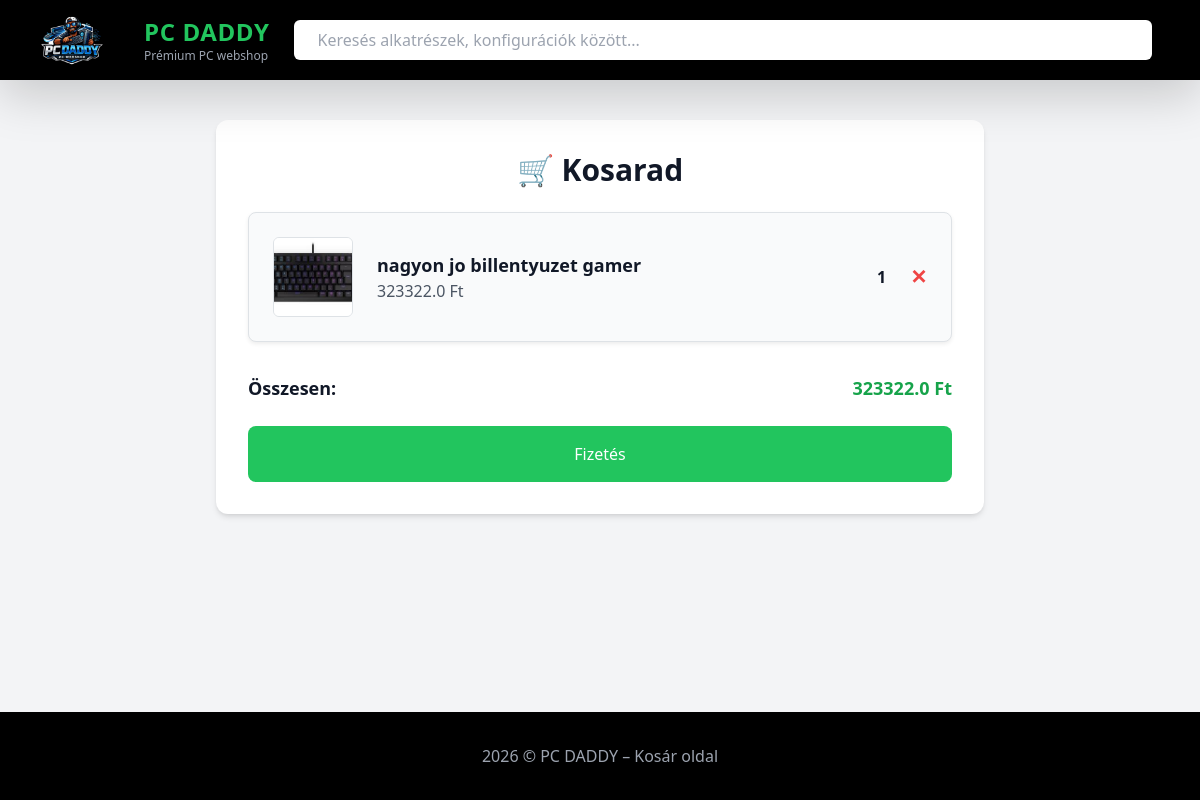
/cart, run on an earlier commit of the app's database.
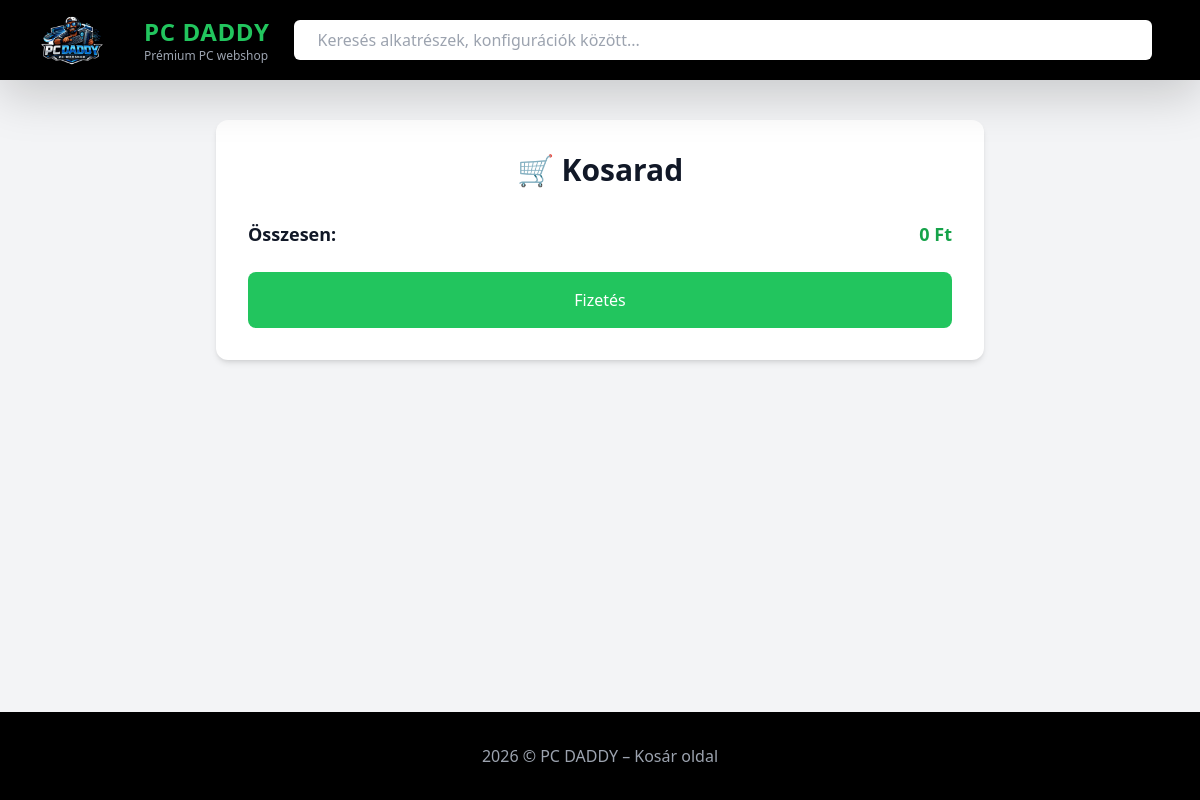
And on a later commit of the database.
### tables this page shows
CREATE TABLE cart (
    id INTEGER PRIMARY KEY AUTOINCREMENT,
    product_id INTEGER NOT NULL,
    quantity INTEGER NOT NULL,
    FOREIGN KEY (product_id) REFERENCES products(id)
);

CREATE TABLE products (
    id INTEGER PRIMARY KEY AUTOINCREMENT,
    name TEXT NOT NULL,
    description TEXT,
    price REAL NOT NULL,
    image TEXT,
    category_id INTEGER NOT NULL,
    FOREIGN KEY (category_id) REFERENCES categories(id)
);

### app.py (the view)
@app.route("/cart")
def cart():
    cartitems = get_cart_items()
    total = sum(item["price"] * item["quantity"] for item in cartitems)
    return render_template("cart.html", cartitems=cartitems, total=total)

### models.py (called while the page is built)
def get_db():
    conn = sqlite3.connect(DB_NAME)
    conn.row_factory = sqlite3.Row
    return conn

def get_cart_items():
    db = get_db()
    db.row_factory = sqlite3.Row
    items = db.execute("""
        SELECT
            cart.id AS cart_id,
            products.id AS product_id,
            products.name,
            products.price,
            products.image,
            cart.quantity
        FROM cart
        JOIN products ON cart.product_id = products.id
    """).fetchall()
    db.close()
    return items

### templates/cart.html (shortened to what this page needs)
<!DOCTYPE html>
<html lang="hu">
<head>
  <link href="https://cdn.jsdelivr.net/npm/bootstrap@5.3.8/dist/css/bootstrap.min.css" rel="stylesheet">
  <script src="https://cdn.tailwindcss.com"></script>
</head>
<body class="bg-gray-100 text-gray-900 min-h-screen flex flex-col">
<header class="bg-black text-white sticky top-0 z-50 shadow-lg">
  <div class="max-w-7xl mx-auto flex items-center justify-between px-6 h-20">
    <div class="flex items-center gap-4">
      <a href="/">
        <img src="../static/images/logó.png" alt="PC DADDY logó" class="h-16 w-auto">
      </a>
      <div class="leading-tight">
        <h1 class="text-2xl font-extrabold text-green-500 tracking-wide">PC DADDY</h1>
        <p class="text-xs text-gray-400">Prémium PC webshop</p>
      </div>
    </div>
    <div class="flex-1 mx-6">
      <input
        type="text"
        placeholder="Keresés alkatrészek, konfigurációk között..."
        class="w-full px-4 py-2 rounded-md text-black focus:outline-none focus:ring-2 focus:ring-green-500"
      />
    </div>
  </div>
</header>
<main class="flex-1 max-w-6xl mx-auto px-6 py-10 w-full">
  <div class="bg-white rounded-xl shadow-md p-8 max-w-3xl mx-auto">
    <h2 class="text-3xl font-bold mb-6 text-center">🛒 Kosarad</h2>
    <div id="cart-items" class="space-y-4 mb-8">
{% for item in cartitems %}
<div class="flex items-center justify-between gap-4 p-4 border rounded-lg bg-gray-50 shadow-sm">
  <img
    src="{{ url_for('static', filename='uploads/' ~ item['image']) }}"
    class="w-20 h-20 object-cover rounded-md border"
  />
  <div class="flex-1">
    <p class="font-semibold text-lg">{{ item['name'] }}</p>
    <p class="text-gray-600">{{ item['price'] }} Ft</p>
  </div>
  <div class="flex items-center gap-2">
    <span class="font-semibold">{{ item['quantity'] }}</span>
  </div>
  <a
    href="{{ url_for('remove_cart_item', id=item['cart_id']) }}"
    class="text-red-500 text-xl font-bold hover:text-red-700"
  >
    ✕
  </a>
</div>
{% endfor %}
    </div>
    <div class="flex justify-between items-center text-lg font-semibold mb-6">
      <span>Összesen:</span>
      <span class="text-green-600">{{ total }} Ft</span>
    </div>
    <button
      id="checkout-btn"
      class="w-full bg-green-500 text-white px-8 py-3 rounded-lg hover:bg-green-600 transition"
    >
      Fizetés
    </button>
  </div>
</main>
<footer class="bg-black text-gray-400">
  <div class="max-w-7xl mx-auto py-8 px-6 text-center">
    2026 © PC DADDY – Kosár oldal
  </div>
</footer>
</body>
</html>

What changed in the data, as far as the page shows it:
removed cart: image (picture), name "nagyon jo billentyuzet gamer", price "323322.0", quantity "1"
Also different on the page:
{{ total }}: "323322.0" → "0"
